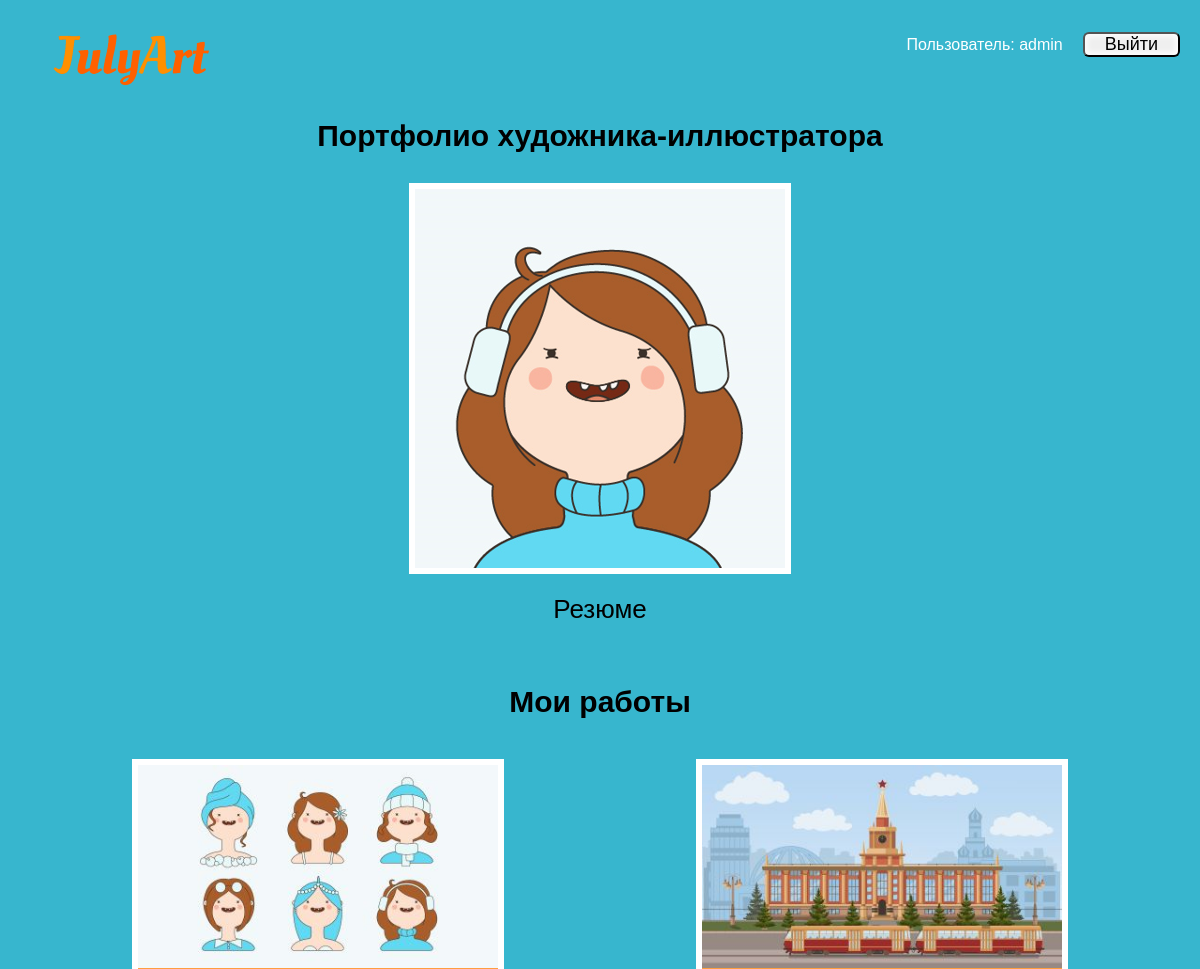
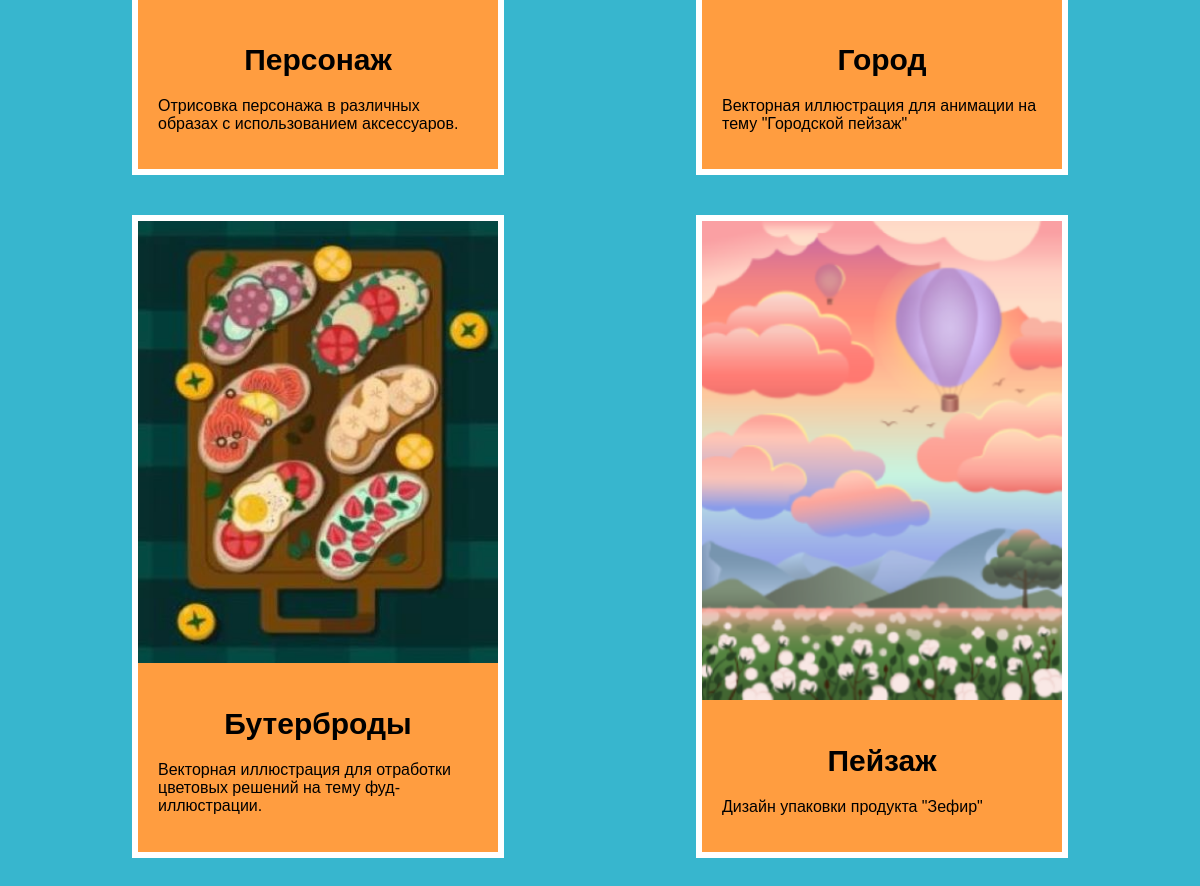
The app's page / (signed in) with its own data (2 pictures, top to bottom).
### works/models.py (models this page shows)
class Works(models.Model):
    title = models.CharField(max_length=100)
    description = models.CharField(max_length=200)
    image = models.ImageField(upload_to='works/images/')

### works/views.py (the view)
# urls.py: path('', views.index, name='index'),
def index(request):
    projects = Works.objects.all()
    return render(request, 'works/index.html', {'projects': projects})

### works/templates/works/index.html
{% extends 'works/base.html' %}
{% load static %}
{% block content %}
<p class="headline">Портфолио художника-иллюстратора</p>
<div class="img">
    <img src="{% static 'works/2.png' %}" alt="Selfie">
    <p><a class="res" href="{% static 'works/5.pdf' %}" target="_blank">Резюме</a></p>
</div>
<h2>Мои работы</h2>
<div class="block">
    {% for project in projects %}
    <div class="element">
        <div><img src="{{ project.image.url }}" alt=""></div>
    <div class="text">
    <h2>{{ project.title }}</h2>
    <p>{{ project.description }}</p>
        </div>
        </div>
    {% endfor %}
</div>
{% endblock %}

### works/templates/works/base.html (shortened to what this page needs)
<!DOCTYPE html>
{% load static %}
<html lang="en">
<head>
    <link rel="stylesheet" href="{% static 'css/style.css' %}">
</head>
<body>
{% if user.is_authenticated %}
<div class="content">
    <div class="wrap">
        <div class="logo">
            <a href="{% url 'index' %}"><img src="{% static 'works/4.png' %}"></a>
        </div>
        <div class="menu2">
            <p>Пользователь: {{ user.username }}</p>
            <div class="out">
                <form action="{% url 'logoutuser' %}" method="post">
                    <button class="top">Выйти</button>
                </form>
            </div>
        </div>
    </div>
</div>
{% endif %}
        {% block content %}
        {% endblock %}
</body>
</html>

### works/static/css/style.css (style rules this page uses)
body { background: #37B6CE; font-family: sans-serif; padding: 0; margin: 0; }
.wrap { max-width: 1200px; margin: 0 auto; padding: 20px; display: flex; justify-content: space-between; box-sizing: border-box; }
.block { display: flex; flex-wrap: wrap; justify-content: space-evenly; margin-bottom: 60px; }
.element { background: #FF9D40; border: 6px solid #FFF; margin: 20px 60px; }
.text { width: 360px; padding: 20px; box-sizing: border-box; }
.block img { max-width: 360px; }
.img + h2, .text h2 { text-align: center; margin: 20px 0; font-size: 30px; }
.img { text-align: center; margin-bottom: 60px; }
.img img { border: 6px solid #FFF; text-align: center; }
img { text-align: center; }
.headline { font-size: 30px; font-weight: bold; text-align: center; margin-top: 0; }
.res { text-decoration: none; font-size: 26px; color: black; }
a { text-decoration: none; }
.menu2 { color: white; display: flex; }
button { padding: 0 20px; border-radius: 6px; box-shadow: inset 0 0 6px 2px #FFF; margin-top: 40px; font-size: 18px; cursor: pointer; }
form { padding-left: 20px; }
.out button { margin-top: 12px; }

### records on screen
Works: image (picture), title "Персонаж", description "Отрисовка персонажа в различных образах с использованием аксессуаров."
Works: image (picture), title "Город", description "Векторная иллюстрация для анимации на тему \"Городской пейзаж\""
Works: image (picture), title "Бутерброды", description "Векторная иллюстрация для отработки цветовых решений на тему фуд-иллюстрации."
Works: image (picture), title "Пейзаж", description "Дизайн упаковки продукта \"Зефир\""

### other values on screen
{{ user.username }} "admin"
